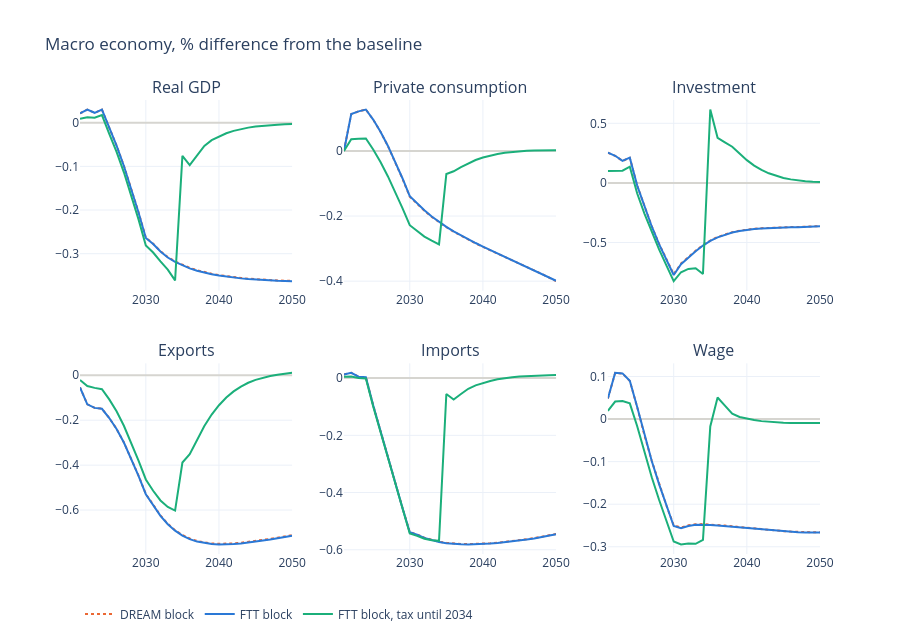

The notebook cell saved with this chart:
### Markdown cell above
## The macro economy

The macro effects are the same with the two blocks to two decimals. The temporary tax shows the dynamics of the
rest of the model: the economy is forward-looking, so consumption and exports differ from the permanent tax
already in 2025, and investment overshoots when the tax ends (+0.6 % in 2035) while the capital stock is rebuilt.

### Code cell
MACRO = {'QGDP': 'Real GDP', 'QC': 'Private consumption', 'QI': 'Investment', 'QX': 'Exports', 'QM': 'Imports',
         'PW': 'Wage'}
lines(MACRO, 'Macro economy, % difference from the baseline').show()
table(MACRO).round(3)

### Figure 1 — Plotly figure (JSON) as saved in the notebook; plotly's stock layout.template omitted (floating-point values rounded to 4 significant figures)
{"data": [{"hovertemplate": "DREAM block %{x}: %{y:.3f}<extra></extra>", "legendgroup": "DREAM block", "line": {"color": "#eb6834", "dash": "dot", "width": 2}, "mode": "lines", "name": "DREAM block", "showlegend": true, "type": "scatter", "x": [2021, 2022, 2023, 2024, 2025, 2026, 2027, 2028, 2029, 2030, 2031, 2032, 2033, 2034, 2035, 2036, 2037, 2038, 2039, 2040, 2041, 2042, 2043, 2044, 2045, 2046, 2047, 2048, 2049, 2050], "xaxis": "x", "y": [0.02144, 0.02979, 0.0226, 0.03, -0.01167, -0.0523, -0.09873, -0.1502, -0.2049, -0.2631, -0.2771, -0.2941, -0.3076, -0.3177, -0.3258, -0.3324, -0.3378, -0.3423, -0.346, -0.349, -0.3516, -0.3538, -0.3556, -0.3572, -0.3585, -0.3596, -0.3606, -0.3614, -0.3619, -0.3622], "yaxis": "y"}, {"hovertemplate": "FTT block %{x}: %{y:.3f}<extra></extra>", "legendgroup": "FTT block", "line": {"color": "#2a78d6", "width": 2}, "mode": "lines", "name": "FTT block", "showlegend": true, "type": "scatter", "x": [2021, 2022, 2023, 2024, 2025, 2026, 2027, 2028, 2029, 2030, 2031, 2032, 2033, 2034, 2035, 2036, 2037, 2038, 2039, 2040, 2041, 2042, 2043, 2044, 2045, 2046, 2047, 2048, 2049, 2050], "xaxis": "x", "y": [0.02147, 0.02985, 0.02267, 0.03012, -0.01155, -0.05241, -0.09912, -0.1507, -0.2056, -0.264, -0.278, -0.2951, -0.3087, -0.3188, -0.3269, -0.3335, -0.3389, -0.3434, -0.347, -0.35, -0.3526, -0.3547, -0.3565, -0.3581, -0.3594, -0.3605, -0.3614, -0.3621, -0.3627, -0.3629], "yaxis": "y"}, {"hovertemplate": "FTT block, tax until 2034 %{x}: %{y:.3f}<extra></extra>", "legendgroup": "FTT block, tax until 2034", "line": {"color": "#1baf7a", "width": 2}, "mode": "lines", "name": "FTT block, tax until 2034", "showlegend": true, "type": "scatter", "x": [2021, 2022, 2023, 2024, 2025, 2026, 2027, 2028, 2029, 2030, 2031, 2032, 2033, 2034, 2035, 2036, 2037, 2038, 2039, 2040, 2041, 2042, 2043, 2044, 2045, 2046, 2047, 2048, 2049, 2050], "xaxis": "x", "y": [0.00876, 0.01219, 0.01158, 0.01746, -0.02547, -0.06666, -0.1136, -0.1657, -0.2215, -0.2812, -0.2974, -0.3178, -0.3364, -0.3612, -0.07592, -0.09711, -0.07441, -0.05309, -0.04001, -0.03117, -0.02425, -0.01875, -0.01451, -0.01131, -0.008889, -0.007062, -0.005672, -0.004597, -0.003733, -0.002971], "yaxis": "y"}, {"hovertemplate": "DREAM block %{x}: %{y:.3f}<extra></extra>", "legendgroup": "DREAM block", "line": {"color": "#eb6834", "dash": "dot", "width": 2}, "mode": "lines", "name": "DREAM block", "showlegend": false, "type": "scatter", "x": [2021, 2022, 2023, 2024, 2025, 2026, 2027, 2028, 2029, 2030, 2031, 2032, 2033, 2034, 2035, 2036, 2037, 2038, 2039, 2040, 2041, 2042, 2043, 2044, 2045, 2046, 2047, 2048, 2049, 2050], "xaxis": "x2", "y": [-4.441e-14, 0.1133, 0.1215, 0.1273, 0.09618, 0.05889, 0.01555, -0.03282, -0.08499, -0.1404, -0.1627, -0.1837, -0.2025, -0.2192, -0.2343, -0.248, -0.2607, -0.2726, -0.2839, -0.2948, -0.3054, -0.3159, -0.3262, -0.3364, -0.3466, -0.3567, -0.3669, -0.3773, -0.3881, -0.4], "yaxis": "y2"}, {"hovertemplate": "FTT block %{x}: %{y:.3f}<extra></extra>", "legendgroup": "FTT block", "line": {"color": "#2a78d6", "width": 2}, "mode": "lines", "name": "FTT block", "showlegend": false, "type": "scatter", "x": [2021, 2022, 2023, 2024, 2025, 2026, 2027, 2028, 2029, 2030, 2031, 2032, 2033, 2034, 2035, 2036, 2037, 2038, 2039, 2040, 2041, 2042, 2043, 2044, 2045, 2046, 2047, 2048, 2049, 2050], "xaxis": "x2", "y": [-4.441e-14, 0.1133, 0.1216, 0.1273, 0.09635, 0.05926, 0.01617, -0.03189, -0.08379, -0.139, -0.1614, -0.1824, -0.2013, -0.2181, -0.2332, -0.2469, -0.2596, -0.2715, -0.2828, -0.2937, -0.3044, -0.3148, -0.3251, -0.3353, -0.3454, -0.3556, -0.3658, -0.3761, -0.3869, -0.3988], "yaxis": "y2"}, {"hovertemplate": "FTT block, tax until 2034 %{x}: %{y:.3f}<extra></extra>", "legendgroup": "FTT block, tax until 2034", "line": {"color": "#1baf7a", "width": 2}, "mode": "lines", "name": "FTT block, tax until 2034", "showlegend": false, "type": "scatter", "x": [2021, 2022, 2023, 2024, 2025, 2026, 2027, 2028, 2029, 2030, 2031, 2032, 2033, 2034, 2035, 2036, 2037, 2038, 2039, 2040, 2041, 2042, 2043, 2044, 2045, 2046, 2047, 2048, 2049, 2050], "xaxis": "x2", "y": [-4.441e-14, 0.0361, 0.0377, 0.03852, 0.004559, -0.03404, -0.07749, -0.125, -0.1754, -0.2281, -0.2469, -0.263, -0.2756, -0.2869, -0.07065, -0.06252, -0.04977, -0.03771, -0.02781, -0.01996, -0.01383, -0.009132, -0.005604, -0.00299, -0.001068, 0.0003361, 0.001351, 0.002053, 0.002441, 0.002351], "yaxis": "y2"}, {"hovertemplate": "DREAM block %{x}: %{y:.3f}<extra></extra>", "legendgroup": "DREAM block", "line": {"color": "#eb6834", "dash": "dot", "width": 2}, "mode": "lines", "name": "DREAM block", "showlegend": false, "type": "scatter", "x": [2021, 2022, 2023, 2024, 2025, 2026, 2027, 2028, 2029, 2030, 2031, 2032, 2033, 2034, 2035, 2036, 2037, 2038, 2039, 2040, 2041, 2042, 2043, 2044, 2045, 2046, 2047, 2048, 2049, 2050], "xaxis": "x3", "y": [0.2528, 0.2267, 0.1843, 0.2108, -0.02123, -0.2013, -0.3641, -0.5112, -0.6428, -0.7668, -0.6766, -0.6204, -0.5687, -0.5221, -0.4838, -0.454, -0.4312, -0.4139, -0.4011, -0.3917, -0.3849, -0.3801, -0.3767, -0.3743, -0.3725, -0.3712, -0.3701, -0.3689, -0.3669, -0.3622], "yaxis": "y3"}, {"hovertemplate": "FTT block %{x}: %{y:.3f}<extra></extra>", "legendgroup": "FTT block", "line": {"color": "#2a78d6", "width": 2}, "mode": "lines", "name": "FTT block", "showlegend": false, "type": "scatter", "x": [2021, 2022, 2023, 2024, 2025, 2026, 2027, 2028, 2029, 2030, 2031, 2032, 2033, 2034, 2035, 2036, 2037, 2038, 2039, 2040, 2041, 2042, 2043, 2044, 2045, 2046, 2047, 2048, 2049, 2050], "xaxis": "x3", "y": [0.2532, 0.2272, 0.185, 0.2118, -0.02066, -0.2017, -0.3659, -0.5147, -0.6477, -0.7731, -0.682, -0.6253, -0.573, -0.5259, -0.4872, -0.457, -0.4339, -0.4165, -0.4034, -0.3939, -0.387, -0.382, -0.3785, -0.376, -0.3742, -0.3729, -0.3717, -0.3704, -0.3683, -0.3636], "yaxis": "y3"}, {"hovertemplate": "FTT block, tax until 2034 %{x}: %{y:.3f}<extra></extra>", "legendgroup": "FTT block, tax until 2034", "line": {"color": "#1baf7a", "width": 2}, "mode": "lines", "name": "FTT block, tax until 2034", "showlegend": false, "type": "scatter", "x": [2021, 2022, 2023, 2024, 2025, 2026, 2027, 2028, 2029, 2030, 2031, 2032, 2033, 2034, 2035, 2036, 2037, 2038, 2039, 2040, 2041, 2042, 2043, 2044, 2045, 2046, 2047, 2048, 2049, 2050], "xaxis": "x3", "y": [0.09996, 0.1008, 0.1021, 0.1361, -0.08757, -0.2577, -0.4136, -0.5582, -0.692, -0.8246, -0.7498, -0.7218, -0.716, -0.7652, 0.6155, 0.3782, 0.3405, 0.3036, 0.2466, 0.1907, 0.1447, 0.1086, 0.08027, 0.05837, 0.04174, 0.02934, 0.02026, 0.0138, 0.009497, 0.007442], "yaxis": "y3"}, {"hovertemplate": "DREAM block %{x}: %{y:.3f}<extra></extra>", "legendgroup": "DREAM block", "line": {"color": "#eb6834", "dash": "dot", "width": 2}, "mode": "lines", "name": "DREAM block", "showlegend": false, "type": "scatter", "x": [2021, 2022, 2023, 2024, 2025, 2026, 2027, 2028, 2029, 2030, 2031, 2032, 2033, 2034, 2035, 2036, 2037, 2038, 2039, 2040, 2041, 2042, 2043, 2044, 2045, 2046, 2047, 2048, 2049, 2050], "xaxis": "x4", "y": [-0.05433, -0.1292, -0.1449, -0.1488, -0.1901, -0.2388, -0.2991, -0.3693, -0.4465, -0.5283, -0.5782, -0.6238, -0.6608, -0.6893, -0.7109, -0.7266, -0.7375, -0.7446, -0.7485, -0.7501, -0.7499, -0.7482, -0.7455, -0.742, -0.7378, -0.7332, -0.7282, -0.7229, -0.7173, -0.7114], "yaxis": "y4"}, {"hovertemplate": "FTT block %{x}: %{y:.3f}<extra></extra>", "legendgroup": "FTT block", "line": {"color": "#2a78d6", "width": 2}, "mode": "lines", "name": "FTT block", "showlegend": false, "type": "scatter", "x": [2021, 2022, 2023, 2024, 2025, 2026, 2027, 2028, 2029, 2030, 2031, 2032, 2033, 2034, 2035, 2036, 2037, 2038, 2039, 2040, 2041, 2042, 2043, 2044, 2045, 2046, 2047, 2048, 2049, 2050], "xaxis": "x4", "y": [-0.05441, -0.1293, -0.1451, -0.1491, -0.1905, -0.2391, -0.2994, -0.3698, -0.4474, -0.5294, -0.5797, -0.6256, -0.6629, -0.6918, -0.7135, -0.7293, -0.7404, -0.7475, -0.7515, -0.7531, -0.7529, -0.7512, -0.7485, -0.745, -0.7408, -0.7362, -0.7312, -0.7259, -0.7203, -0.7144], "yaxis": "y4"}, {"hovertemplate": "FTT block, tax until 2034 %{x}: %{y:.3f}<extra></extra>", "legendgroup": "FTT block, tax until 2034", "line": {"color": "#1baf7a", "width": 2}, "mode": "lines", "name": "FTT block, tax until 2034", "showlegend": false, "type": "scatter", "x": [2021, 2022, 2023, 2024, 2025, 2026, 2027, 2028, 2029, 2030, 2031, 2032, 2033, 2034, 2035, 2036, 2037, 2038, 2039, 2040, 2041, 2042, 2043, 2044, 2045, 2046, 2047, 2048, 2049, 2050], "xaxis": "x4", "y": [-0.02127, -0.04815, -0.0562, -0.0619, -0.1073, -0.1602, -0.2247, -0.299, -0.3797, -0.4638, -0.5143, -0.5573, -0.5862, -0.6021, -0.3884, -0.3509, -0.2872, -0.226, -0.175, -0.1333, -0.09922, -0.07185, -0.05025, -0.03345, -0.02055, -0.0107, -0.003225, 0.002492, 0.006974, 0.01071], "yaxis": "y4"}, {"hovertemplate": "DREAM block %{x}: %{y:.3f}<extra></extra>", "legendgroup": "DREAM block", "line": {"color": "#eb6834", "dash": "dot", "width": 2}, "mode": "lines", "name": "DREAM block", "showlegend": false, "type": "scatter", "x": [2021, 2022, 2023, 2024, 2025, 2026, 2027, 2028, 2029, 2030, 2031, 2032, 2033, 2034, 2035, 2036, 2037, 2038, 2039, 2040, 2041, 2042, 2043, 2044, 2045, 2046, 2047, 2048, 2049, 2050], "xaxis": "x5", "y": [0.01265, 0.01838, 0.004942, 0.0029, -0.09487, -0.186, -0.2765, -0.3658, -0.4531, -0.5382, -0.5464, -0.5577, -0.5662, -0.572, -0.5759, -0.5785, -0.58, -0.5804, -0.5801, -0.579, -0.5774, -0.5754, -0.5729, -0.57, -0.5668, -0.5632, -0.5593, -0.5549, -0.5501, -0.5448], "yaxis": "y5"}, {"hovertemplate": "FTT block %{x}: %{y:.3f}<extra></extra>", "legendgroup": "FTT block", "line": {"color": "#2a78d6", "width": 2}, "mode": "lines", "name": "FTT block", "showlegend": false, "type": "scatter", "x": [2021, 2022, 2023, 2024, 2025, 2026, 2027, 2028, 2029, 2030, 2031, 2032, 2033, 2034, 2035, 2036, 2037, 2038, 2039, 2040, 2041, 2042, 2043, 2044, 2045, 2046, 2047, 2048, 2049, 2050], "xaxis": "x5", "y": [0.01266, 0.01839, 0.004936, 0.002873, -0.09504, -0.1859, -0.2763, -0.3659, -0.4536, -0.539, -0.5473, -0.5587, -0.5672, -0.573, -0.577, -0.5796, -0.5811, -0.5815, -0.5812, -0.5802, -0.5786, -0.5765, -0.574, -0.5711, -0.5679, -0.5643, -0.5603, -0.556, -0.5512, -0.5459], "yaxis": "y5"}, {"hovertemplate": "FTT block, tax until 2034 %{x}: %{y:.3f}<extra></extra>", "legendgroup": "FTT block, tax until 2034", "line": {"color": "#1baf7a", "width": 2}, "mode": "lines", "name": "FTT block, tax until 2034", "showlegend": false, "type": "scatter", "x": [2021, 2022, 2023, 2024, 2025, 2026, 2027, 2028, 2029, 2030, 2031, 2032, 2033, 2034, 2035, 2036, 2037, 2038, 2039, 2040, 2041, 2042, 2043, 2044, 2045, 2046, 2047, 2048, 2049, 2050], "xaxis": "x5", "y": [0.004665, 0.005861, 0.0007594, -0.0009781, -0.09902, -0.1897, -0.2801, -0.3699, -0.4579, -0.5435, -0.5515, -0.5615, -0.5664, -0.5689, -0.05528, -0.07466, -0.05572, -0.03733, -0.0254, -0.01682, -0.009891, -0.004313, -3.571e-06, 0.003227, 0.0056, 0.007313, 0.008531, 0.0094, 0.01006, 0.01066], "yaxis": "y5"}, {"hovertemplate": "DREAM block %{x}: %{y:.3f}<extra></extra>", "legendgroup": "DREAM block", "line": {"color": "#eb6834", "dash": "dot", "width": 2}, "mode": "lines", "name": "DREAM block", "showlegend": false, "type": "scatter", "x": [2021, 2022, 2023, 2024, 2025, 2026, 2027, 2028, 2029, 2030, 2031, 2032, 2033, 2034, 2035, 2036, 2037, 2038, 2039, 2040, 2041, 2042, 2043, 2044, 2045, 2046, 2047, 2048, 2049, 2050], "xaxis": "x6", "y": [0.04808, 0.1084, 0.1071, 0.08952, 0.02863, -0.03817, -0.09784, -0.1519, -0.2028, -0.2494, -0.2549, -0.2497, -0.2469, -0.2468, -0.2476, -0.2487, -0.2502, -0.2519, -0.2537, -0.2555, -0.2573, -0.259, -0.2606, -0.262, -0.2633, -0.2643, -0.2652, -0.2658, -0.266, -0.2657], "yaxis": "y6"}, {"hovertemplate": "FTT block %{x}: %{y:.3f}<extra></extra>", "legendgroup": "FTT block", "line": {"color": "#2a78d6", "width": 2}, "mode": "lines", "name": "FTT block", "showlegend": false, "type": "scatter", "x": [2021, 2022, 2023, 2024, 2025, 2026, 2027, 2028, 2029, 2030, 2031, 2032, 2033, 2034, 2035, 2036, 2037, 2038, 2039, 2040, 2041, 2042, 2043, 2044, 2045, 2046, 2047, 2048, 2049, 2050], "xaxis": "x6", "y": [0.04816, 0.1085, 0.1073, 0.08974, 0.02874, -0.03835, -0.09844, -0.153, -0.2043, -0.2513, -0.2566, -0.2512, -0.2484, -0.2481, -0.2488, -0.2499, -0.2514, -0.253, -0.2548, -0.2566, -0.2583, -0.26, -0.2615, -0.2629, -0.2641, -0.2651, -0.266, -0.2665, -0.2667, -0.2664], "yaxis": "y6"}, {"hovertemplate": "FTT block, tax until 2034 %{x}: %{y:.3f}<extra></extra>", "legendgroup": "FTT block, tax until 2034", "line": {"color": "#1baf7a", "width": 2}, "mode": "lines", "name": "FTT block, tax until 2034", "showlegend": false, "type": "scatter", "x": [2021, 2022, 2023, 2024, 2025, 2026, 2027, 2028, 2029, 2030, 2031, 2032, 2033, 2034, 2035, 2036, 2037, 2038, 2039, 2040, 2041, 2042, 2043, 2044, 2045, 2046, 2047, 2048, 2049, 2050], "xaxis": "x6", "y": [0.01928, 0.04116, 0.04231, 0.03687, -0.01621, -0.07913, -0.1367, -0.1896, -0.2402, -0.2876, -0.2946, -0.2923, -0.2932, -0.2839, -0.01738, 0.05064, 0.03166, 0.01267, 0.00476, 0.0008667, -0.00228, -0.004869, -0.006735, -0.007972, -0.00876, -0.009239, -0.009502, -0.009607, -0.009582, -0.009438], "yaxis": "y6"}], "layout": {"annotations": [{"font": {"size": 16}, "showarrow": false, "text": "Real GDP", "x": 0.1433, "xanchor": "center", "xref": "paper", "y": 1.0, "yanchor": "bottom", "yref": "paper"}, {"font": {"size": 16}, "showarrow": false, "text": "Private consumption", "x": 0.5, "xanchor": "center", "xref": "paper", "y": 1.0, "yanchor": "bottom", "yref": "paper"}, {"font": {"size": 16}, "showarrow": false, "text": "Investment", "x": 0.8567, "xanchor": "center", "xref": "paper", "y": 1.0, "yanchor": "bottom", "yref": "paper"}, {"font": {"size": 16}, "showarrow": false, "text": "Exports", "x": 0.1433, "xanchor": "center", "xref": "paper", "y": 0.42, "yanchor": "bottom", "yref": "paper"}, {"font": {"size": 16}, "showarrow": false, "text": "Imports", "x": 0.5, "xanchor": "center", "xref": "paper", "y": 0.42, "yanchor": "bottom", "yref": "paper"}, {"font": {"size": 16}, "showarrow": false, "text": "Wage", "x": 0.8567, "xanchor": "center", "xref": "paper", "y": 0.42, "yanchor": "bottom", "yref": "paper"}], "height": 640, "hovermode": "x unified", "legend": {"orientation": "h", "y": -0.1}, "title": {"text": "Macro economy, % difference from the baseline"}, "xaxis": {"anchor": "y", "domain": [0.0, 0.2867]}, "xaxis2": {"anchor": "y2", "domain": [0.3567, 0.6433]}, "xaxis3": {"anchor": "y3", "domain": [0.7133, 1.0]}, "xaxis4": {"anchor": "y4", "domain": [0.0, 0.2867]}, "xaxis5": {"anchor": "y5", "domain": [0.3567, 0.6433]}, "xaxis6": {"anchor": "y6", "domain": [0.7133, 1.0]}, "yaxis": {"anchor": "x", "domain": [0.58, 1.0], "zeroline": true, "zerolinecolor": "#d6d5d0"}, "yaxis2": {"anchor": "x2", "domain": [0.58, 1.0], "zeroline": true, "zerolinecolor": "#d6d5d0"}, "yaxis3": {"anchor": "x3", "domain": [0.58, 1.0], "zeroline": true, "zerolinecolor": "#d6d5d0"}, "yaxis4": {"anchor": "x4", "domain": [0.0, 0.42], "zeroline": true, "zerolinecolor": "#d6d5d0"}, "yaxis5": {"anchor": "x5", "domain": [0.0, 0.42], "zeroline": true, "zerolinecolor": "#d6d5d0"}, "yaxis6": {"anchor": "x6", "domain": [0.0, 0.42], "zeroline": true, "zerolinecolor": "#d6d5d0"}}}
